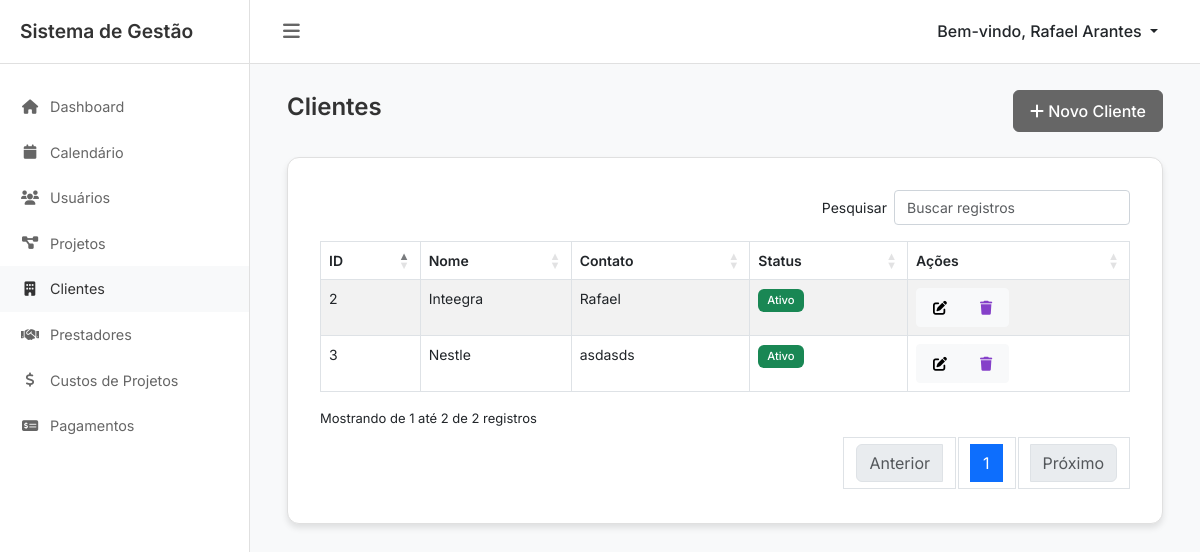
Page /index.php?modulo=listar_clientes (signed in) on the committed database.
### tables this page shows
CREATE TABLE `clientes` (
  `id` int(11) NOT NULL,
  `nome` varchar(255) NOT NULL,
  `contato` varchar(100) DEFAULT NULL,
  `status` enum('Ativo','Inativo') DEFAULT 'Ativo',
  `created_at` timestamp NOT NULL DEFAULT current_timestamp(),
  `updated_at` timestamp NOT NULL DEFAULT current_timestamp() ON UPDATE current_timestamp(),
  `ativo` tinyint(1) DEFAULT 1
);

### listar_clientes.php (the view, shortened to what this page needs)
<?php
$conexao = conectar();
$query = "SELECT id, nome, contato, status FROM clientes WHERE ativo = 1";
$stmt = $conexao->prepare($query);
$stmt->execute();
$resultado = $stmt->get_result();
?>
<div class="container-fluid">
    <div class="page-header d-flex justify-content-between align-items-center">
        <h1 class="h2">Clientes</h1>
        <a href="index.php?modulo=criar_cliente" class="btn btn-primary btn-novo">
            <i class="fas fa-plus"></i> Novo Cliente
        </a>
    </div>
    <div class="card">
        <div class="card-body">
            <table id="tabelaClientes" class="datatable table table-striped table-bordered">
                <thead>
                    <tr>
                        <th>ID</th>
                        <th>Nome</th>
                        <th>Contato</th>
                        <th>Status</th>
                        <th>Ações</th>
                    </tr>
                </thead>
                <tbody>
                    <?php while ($cliente = $resultado->fetch_assoc()) : ?>
                        <tr>
                            <td><?php echo $cliente['id']; ?></td>
                            <td><?php echo htmlspecialchars($cliente['nome']); ?></td>
                            <td><?php echo htmlspecialchars($cliente['contato']); ?></td>
                            <td>
                                <span class="badge <?php echo $cliente['status'] == 'Ativo' ? 'bg-success' : 'bg-danger'; ?>">
                                    <?php echo htmlspecialchars($cliente['status']); ?>
                                </span>
                            </td>
                            <td class="actions">
                                <div class="btn-group btn-group-sm">
                                    <a href="index.php?modulo=editar_cliente&id=<?php echo $cliente['id']; ?>"
                                       class="btn btn-light" title="Editar">
                                        <i class="fas fa-edit"></i>
                                    </a>
                                    <a href="javascript:void(0)"
                                       onclick="confirmarExclusao(<?php echo $cliente['id']; ?>, 'cliente')"
                                       class="btn btn-light" title="Excluir">
                                        <i class="fas fa-trash text-danger"></i>
                                    </a>
                                </div>
                            </td>
                        </tr>
                    <?php endwhile; ?>
                </tbody>
            </table>
        </div>
    </div>
</div>

### css/style.css (style rules this page uses)
* { margin: 0; padding: 0; box-sizing: border-box; }
body { font-family: 'Inter', sans-serif; background-color: #f8f9fa; color: #333; }
.card { background: #fff; border: 1px solid #e0e0e0; border-radius: 8px; box-shadow: 0 1px 3px rgba(0,0,0,0.05); }
.btn-primary { background: #666; border-color: #666; }
.page-header { margin-bottom: 25px; }
.page-header h1 { font-size: 1.5rem; font-weight: 600; color: #333; }
.table { width: 100% !important; }
.table thead th { font-size: 0.875rem; font-weight: 600; }
.table tbody td { font-size: 0.875rem; }
.card-body { padding: 2rem; }
.btn { padding: 0.5rem 1rem; font-weight: 500; }
.btn-primary { background-color: #666; border-color: #666; }
.badge { padding: 0.5rem 1rem; font-size: 0.875rem; font-weight: 500; }
.bg-success, .bg-danger { color: #fff !important; }
.text-danger { color: #8540c9 !important; }
.badge { padding: 0.5em 0.8em; font-size: 0.8em; font-weight: 500; }
.btn { transition: all 0.2s ease-in-out; }
.card { box-shadow: 0 4px 6px rgba(0, 0, 0, 0.1); border-radius: 12px; }

### rows in the picture
clientes: id "2", nome "Inteegra", contato "Rafael", status "Ativo"
clientes: id "3", nome "Nestle", contato "asdasds", status "Ativo"

### other values in the picture
$_SESSION['nome'] "Rafael Arantes"
